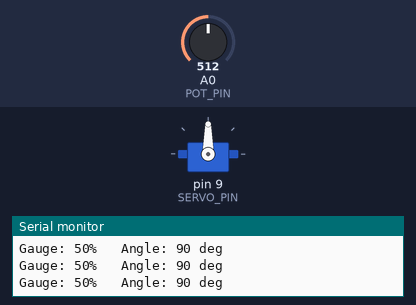
Simulated run of this sketch. Board: Arduino Uno, built with avr-gcc and run on an emulated ATmega328P. Shown: servo, the last lines printed to the serial monitor. The inputs (shaded band) are chosen by the test bench; at power-on: A0 (POT_PIN) = 512.

Above: at 1.5 s.
1.6 s: A0 (POT_PIN) set to 716
At 2.8 s:
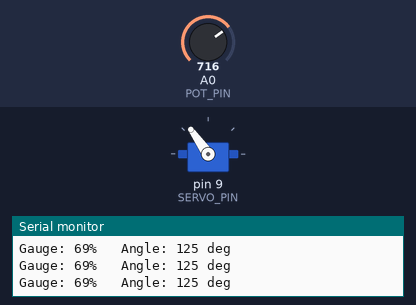
3.1 s: A0 (POT_PIN) set to 900
At 4.2 s:
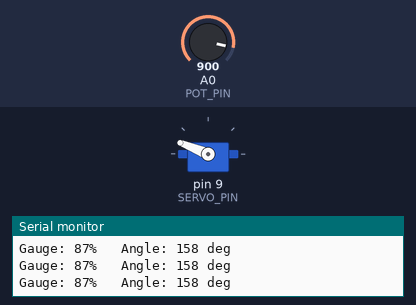
4.6 s: A0 (POT_PIN) set to 580
At 5.6 s:
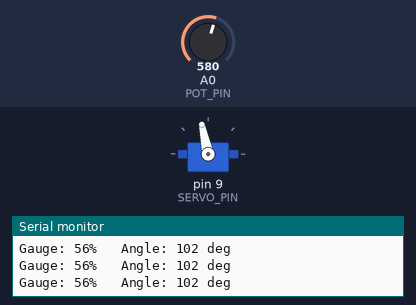
7.6 s: A0 (POT_PIN) set to 554
At 8.5 s:
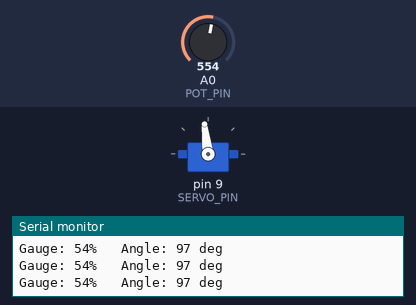
10.6 s: A0 (POT_PIN) set to 306
At 11.3 s:
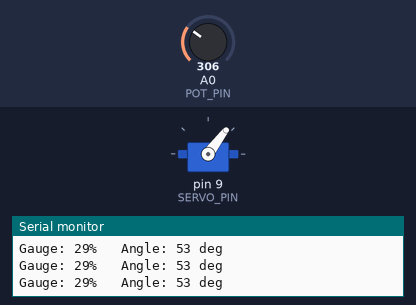
12.1 s: A0 (POT_PIN) set to 0
At 12.7 s:
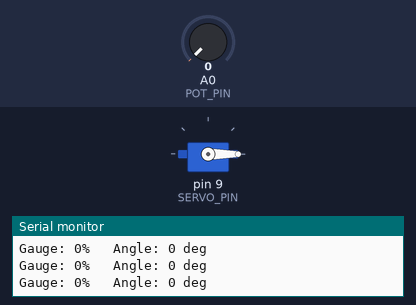
Timing chart, 0 to 14.6 s (numbered marks = the images above; inputs shaded):
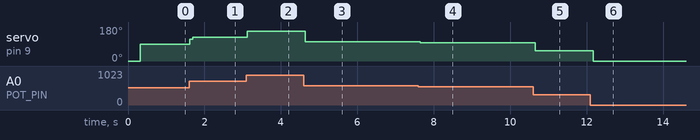

Measured:
- after the input at 1.6 s, servo on pin 9 (SERVO_PIN): 90° → 115° at once, → 125° 0.07 s later
- after the input at 3.1 s, servo on pin 9 (SERVO_PIN): 125° → 158° at once
- after the input at 4.6 s, servo on pin 9 (SERVO_PIN): 158° → 102° at once
- after the input at 7.6 s, servo on pin 9 (SERVO_PIN): 102° → 97° after 0.05 s
- after the input at 10.6 s, servo on pin 9 (SERVO_PIN): 97° → 53° after 0.06 s
- after the input at 12.1 s, servo on pin 9 (SERVO_PIN): 53° → 0° after 0.07 s

The sketch:

Servo-Controlled-Gauge.ino
```cpp
/*
 * 062 - Servo Controlled Gauge
 * Board: Arduino Uno
 *
 * A potentiometer acts like the "sensor" of a dashboard gauge. Turning it
 * moves a servo (the needle) from 0 to 180 degrees, and the Serial Monitor
 * shows the value as a percentage.
 *
 * Wiring:
 *   Potentiometer left leg  -> 5V
 *   Potentiometer wiper     -> analog pin A0
 *   Potentiometer right leg -> GND
 *   Servo brown/black wire  -> GND
 *   Servo red wire          -> 5V
 *   Servo orange wire       -> digital pin 9 (PWM signal)
 *
 * Upgrade note: for a real dashboard you can drive a genuine stepper
 * motor instead of the servo, using a ULN2003 driver board, which gives
 * a full 360 degree needle with no need to stop at the end stops.
 */

#include <Servo.h>   // Servo (built-in) library

// ---- Named pin constants ----
const int POT_PIN = A0;     // potentiometer wiper (gauge input)
const int SERVO_PIN = 9;    // servo signal wire (gauge needle)

// ---- Averaging settings ----
const int SAMPLES = 10;     // readings averaged to calm a shaky needle

Servo gaugeNeedle;

void setup()
{
  Serial.begin(9600);
  Serial.println("Servo Controlled Gauge");
  Serial.println("Turn the potentiometer to move the needle.");

  gaugeNeedle.attach(SERVO_PIN);
  gaugeNeedle.write(0);     // park the needle at the start of the scale
  delay(300);
}

void loop()
{
  // Average a few readings so electrical noise does not make the needle jitter.
  long total = 0;
  for (int i = 0; i < SAMPLES; i++)
  {
    total += analogRead(POT_PIN);   // read 0..1023 from the pot
    delay(2);
  }
  int rawValue = total / SAMPLES;

  // Map the pot range (0..1023) onto the servo range (0..180 degrees).
  int angle = map(rawValue, 0, 1023, 0, 180);
  gaugeNeedle.write(angle);

  // Show the position as a percentage, which is how a gauge is usually labelled.
  int percent = map(rawValue, 0, 1023, 0, 100);

  Serial.print("Gauge: ");
  Serial.print(percent);
  Serial.print("%   Angle: ");
  Serial.print(angle);
  Serial.println(" deg");

  delay(50);   // short pause keeps the Serial Monitor readable
}
```
